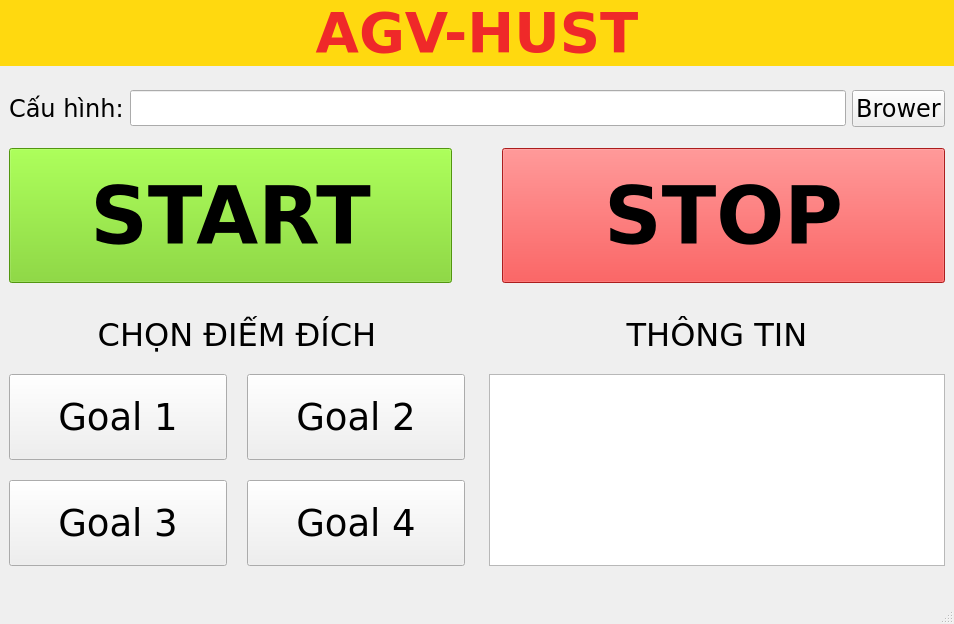
<?xml version="1.0" encoding="UTF-8"?>
<ui version="4.0">
 <class>MainWindow</class>
 <widget class="QMainWindow" name="MainWindow">
  <property name="geometry">
   <rect>
    <x>0</x>
    <y>0</y>
    <width>954</width>
    <height>624</height>
   </rect>
  </property>
  <property name="sizePolicy">
   <sizepolicy hsizetype="Fixed" vsizetype="Fixed">
    <horstretch>0</horstretch>
    <verstretch>0</verstretch>
   </sizepolicy>
  </property>
  <property name="windowTitle">
   <string>MainWindow</string>
  </property>
  <widget class="QWidget" name="centralwidget">
   <layout class="QGridLayout" name="gridLayout">
    <property name="leftMargin">
     <number>0</number>
    </property>
    <property name="topMargin">
     <number>0</number>
    </property>
    <property name="rightMargin">
     <number>0</number>
    </property>
    <item row="0" column="0">
     <widget class="QLabel" name="lbl_title">
      <property name="maximumSize">
       <size>
        <width>16777215</width>
        <height>70</height>
       </size>
      </property>
      <property name="font">
       <font>
        <family>DejaVu Sans</family>
        <pointsize>42</pointsize>
        <weight>75</weight>
        <bold>true</bold>
       </font>
      </property>
      <property name="styleSheet">
       <string notr="true">background-color:rgb(255, 217, 15) ;
color: rgb(239, 41, 41);</string>
      </property>
      <property name="text">
       <string>AGV-HUST</string>
      </property>
      <property name="alignment">
       <set>Qt::AlignCenter</set>
      </property>
     </widget>
    </item>
    <item row="1" column="0">
     <widget class="QWidget" name="widget" native="true">
      <layout class="QGridLayout" name="gridLayout_2">
       <property name="leftMargin">
        <number>0</number>
       </property>
       <property name="rightMargin">
        <number>0</number>
       </property>
       <item row="3" column="0" colspan="2">
        <widget class="QWidget" name="widget_more" native="true">
         <property name="focusPolicy">
          <enum>Qt::NoFocus</enum>
         </property>
         <property name="contextMenuPolicy">
          <enum>Qt::DefaultContextMenu</enum>
         </property>
         <layout class="QGridLayout" name="gridLayout_4">
          <item row="0" column="0">
           <widget class="QWidget" name="widget_goal" native="true">
            <layout class="QGridLayout" name="gridLayout_5">
             <property name="leftMargin">
              <number>0</number>
             </property>
             <property name="spacing">
              <number>20</number>
             </property>
             <item row="2" column="1">
              <widget class="QPushButton" name="goal4_btn">
               <property name="sizePolicy">
                <sizepolicy hsizetype="Minimum" vsizetype="Minimum">
                 <horstretch>0</horstretch>
                 <verstretch>0</verstretch>
                </sizepolicy>
               </property>
               <property name="sizeIncrement">
                <size>
                 <width>0</width>
                 <height>0</height>
                </size>
               </property>
               <property name="font">
                <font>
                 <family>DejaVu Sans</family>
                 <pointsize>28</pointsize>
                </font>
               </property>
               <property name="text">
                <string>Goal 4</string>
               </property>
              </widget>
             </item>
             <item row="1" column="0">
              <widget class="QPushButton" name="goal1_btn">
               <property name="sizePolicy">
                <sizepolicy hsizetype="Minimum" vsizetype="Minimum">
                 <horstretch>0</horstretch>
                 <verstretch>0</verstretch>
                </sizepolicy>
               </property>
               <property name="sizeIncrement">
                <size>
                 <width>0</width>
                 <height>0</height>
                </size>
               </property>
               <property name="font">
                <font>
                 <family>DejaVu Sans</family>
                 <pointsize>28</pointsize>
                </font>
               </property>
               <property name="text">
                <string>Goal 1</string>
               </property>
              </widget>
             </item>
             <item row="1" column="1">
              <widget class="QPushButton" name="goal2_btn">
               <property name="sizePolicy">
                <sizepolicy hsizetype="Minimum" vsizetype="Minimum">
                 <horstretch>0</horstretch>
                 <verstretch>0</verstretch>
                </sizepolicy>
               </property>
               <property name="sizeIncrement">
                <size>
                 <width>0</width>
                 <height>0</height>
                </size>
               </property>
               <property name="font">
                <font>
                 <family>DejaVu Sans</family>
                 <pointsize>28</pointsize>
                </font>
               </property>
               <property name="text">
                <string>Goal 2</string>
               </property>
              </widget>
             </item>
             <item row="2" column="0">
              <widget class="QPushButton" name="goal3_btn">
               <property name="sizePolicy">
                <sizepolicy hsizetype="Minimum" vsizetype="Minimum">
                 <horstretch>0</horstretch>
                 <verstretch>0</verstretch>
                </sizepolicy>
               </property>
               <property name="sizeIncrement">
                <size>
                 <width>0</width>
                 <height>0</height>
                </size>
               </property>
               <property name="font">
                <font>
                 <family>DejaVu Sans</family>
                 <pointsize>28</pointsize>
                </font>
               </property>
               <property name="text">
                <string>Goal 3</string>
               </property>
              </widget>
             </item>
             <item row="0" column="0" colspan="2">
              <widget class="QLabel" name="lbl_chooseGoal">
               <property name="sizePolicy">
                <sizepolicy hsizetype="Preferred" vsizetype="Maximum">
                 <horstretch>0</horstretch>
                 <verstretch>0</verstretch>
                </sizepolicy>
               </property>
               <property name="minimumSize">
                <size>
                 <width>0</width>
                 <height>0</height>
                </size>
               </property>
               <property name="maximumSize">
                <size>
                 <width>16777215</width>
                 <height>16777215</height>
                </size>
               </property>
               <property name="font">
                <font>
                 <family>DejaVu Sans</family>
                 <pointsize>24</pointsize>
                </font>
               </property>
               <property name="text">
                <string>CHỌN ĐIỂM ĐÍCH</string>
               </property>
               <property name="alignment">
                <set>Qt::AlignCenter</set>
               </property>
              </widget>
             </item>
            </layout>
           </widget>
          </item>
          <item row="0" column="1">
           <widget class="QWidget" name="widget_info" native="true">
            <layout class="QGridLayout" name="gridLayout_6">
             <property name="rightMargin">
              <number>0</number>
             </property>
             <property name="verticalSpacing">
              <number>20</number>
             </property>
             <item row="0" column="0">
              <widget class="QLabel" name="tbl_thongTin">
               <property name="sizePolicy">
                <sizepolicy hsizetype="Preferred" vsizetype="Maximum">
                 <horstretch>0</horstretch>
                 <verstretch>0</verstretch>
                </sizepolicy>
               </property>
               <property name="minimumSize">
                <size>
                 <width>0</width>
                 <height>0</height>
                </size>
               </property>
               <property name="maximumSize">
                <size>
                 <width>16777215</width>
                 <height>16777215</height>
                </size>
               </property>
               <property name="font">
                <font>
                 <family>DejaVu Sans</family>
                 <pointsize>24</pointsize>
                 <weight>50</weight>
                 <bold>false</bold>
                </font>
               </property>
               <property name="text">
                <string>THÔNG TIN</string>
               </property>
               <property name="alignment">
                <set>Qt::AlignCenter</set>
               </property>
              </widget>
             </item>
             <item row="1" column="0">
              <widget class="QTextBrowser" name="tbw_info">
               <property name="sizePolicy">
                <sizepolicy hsizetype="Preferred" vsizetype="Expanding">
                 <horstretch>0</horstretch>
                 <verstretch>0</verstretch>
                </sizepolicy>
               </property>
               <property name="font">
                <font>
                 <family>DejaVu Sans</family>
                </font>
               </property>
              </widget>
             </item>
            </layout>
           </widget>
          </item>
         </layout>
        </widget>
       </item>
       <item row="1" column="0" colspan="2">
        <widget class="QWidget" name="widget_2" native="true">
         <property name="minimumSize">
          <size>
           <width>0</width>
           <height>50</height>
          </size>
         </property>
         <layout class="QGridLayout" name="gridLayout_7">
          <property name="bottomMargin">
           <number>6</number>
          </property>
          <item row="0" column="0">
           <widget class="QLabel" name="lbl_cauhinh">
            <property name="font">
             <font>
              <family>DejaVu Sans</family>
              <pointsize>18</pointsize>
             </font>
            </property>
            <property name="text">
             <string>Cấu hình:</string>
            </property>
           </widget>
          </item>
          <item row="0" column="2">
           <widget class="QPushButton" name="brower_btn">
            <property name="font">
             <font>
              <family>DejaVu Sans</family>
              <pointsize>18</pointsize>
             </font>
            </property>
            <property name="text">
             <string>Brower</string>
            </property>
           </widget>
          </item>
          <item row="0" column="1">
           <widget class="QLineEdit" name="lineEdit">
            <property name="font">
             <font>
              <pointsize>18</pointsize>
             </font>
            </property>
           </widget>
          </item>
         </layout>
        </widget>
       </item>
       <item row="2" column="0" colspan="2">
        <widget class="QWidget" name="widget_startStop" native="true">
         <property name="sizePolicy">
          <sizepolicy hsizetype="Preferred" vsizetype="Expanding">
           <horstretch>0</horstretch>
           <verstretch>0</verstretch>
          </sizepolicy>
         </property>
         <property name="maximumSize">
          <size>
           <width>16777215</width>
           <height>16777215</height>
          </size>
         </property>
         <layout class="QGridLayout" name="gridLayout_3">
          <property name="horizontalSpacing">
           <number>50</number>
          </property>
          <item row="1" column="1">
           <widget class="QPushButton" name="stop_btn">
            <property name="sizePolicy">
             <sizepolicy hsizetype="Preferred" vsizetype="Preferred">
              <horstretch>0</horstretch>
              <verstretch>0</verstretch>
             </sizepolicy>
            </property>
            <property name="maximumSize">
             <size>
              <width>16777215</width>
              <height>16777215</height>
             </size>
            </property>
            <property name="font">
             <font>
              <family>DejaVu Sans</family>
              <pointsize>60</pointsize>
              <weight>75</weight>
              <bold>true</bold>
             </font>
            </property>
            <property name="styleSheet">
             <string notr="true">background-color: rgb(239, 41, 41);</string>
            </property>
            <property name="text">
             <string>STOP</string>
            </property>
            <property name="default">
             <bool>false</bool>
            </property>
            <property name="flat">
             <bool>false</bool>
            </property>
           </widget>
          </item>
          <item row="1" column="0">
           <widget class="QPushButton" name="start_btn">
            <property name="sizePolicy">
             <sizepolicy hsizetype="Preferred" vsizetype="Preferred">
              <horstretch>0</horstretch>
              <verstretch>0</verstretch>
             </sizepolicy>
            </property>
            <property name="maximumSize">
             <size>
              <width>16777215</width>
              <height>16777215</height>
             </size>
            </property>
            <property name="font">
             <font>
              <family>DejaVu Sans</family>
              <pointsize>60</pointsize>
              <weight>75</weight>
              <bold>true</bold>
             </font>
            </property>
            <property name="autoFillBackground">
             <bool>false</bool>
            </property>
            <property name="styleSheet">
             <string notr="true">background-color: rgb(115, 210, 22);</string>
            </property>
            <property name="text">
             <string>START</string>
            </property>
            <property name="checkable">
             <bool>false</bool>
            </property>
            <property name="checked">
             <bool>false</bool>
            </property>
            <property name="autoRepeat">
             <bool>false</bool>
            </property>
            <property name="default">
             <bool>false</bool>
            </property>
            <property name="flat">
             <bool>false</bool>
            </property>
           </widget>
          </item>
         </layout>
        </widget>
       </item>
      </layout>
     </widget>
    </item>
   </layout>
  </widget>
  <widget class="QStatusBar" name="statusbar"/>
 </widget>
 <resources/>
 <connections/>
</ui>
